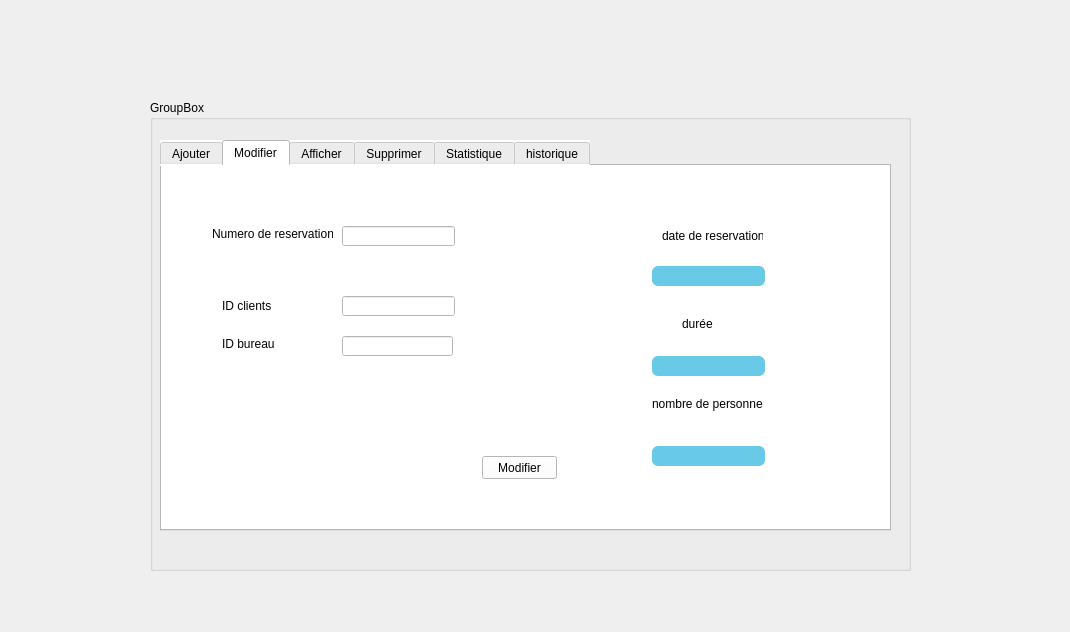
<?xml version="1.0" encoding="UTF-8"?>
<ui version="4.0">
 <class>gestionreservation</class>
 <widget class="QWidget" name="gestionreservation">
  <property name="geometry">
   <rect>
    <x>0</x>
    <y>0</y>
    <width>1070</width>
    <height>632</height>
   </rect>
  </property>
  <property name="windowTitle">
   <string>Form</string>
  </property>
  <widget class="QGroupBox" name="groupBox">
   <property name="geometry">
    <rect>
     <x>150</x>
     <y>100</y>
     <width>761</width>
     <height>471</height>
    </rect>
   </property>
   <property name="title">
    <string>GroupBox</string>
   </property>
   <widget class="QTabWidget" name="historique_2">
    <property name="geometry">
     <rect>
      <x>10</x>
      <y>40</y>
      <width>731</width>
      <height>391</height>
     </rect>
    </property>
    <property name="styleSheet">
     <string notr="true">background-color:rgb(255, 255, 255)</string>
    </property>
    <property name="currentIndex">
     <number>1</number>
    </property>
    <widget class="QWidget" name="tab_2">
     <attribute name="title">
      <string>Ajouter</string>
     </attribute>
     <widget class="QLabel" name="label">
      <property name="geometry">
       <rect>
        <x>40</x>
        <y>120</y>
        <width>121</width>
        <height>20</height>
       </rect>
      </property>
      <property name="styleSheet">
       <string notr="true">color :rgb(170, 170, 255);
font: 14pt &quot;MS Shell Dlg 2&quot;;</string>
      </property>
      <property name="text">
       <string>ID clients</string>
      </property>
     </widget>
     <widget class="QLineEdit" name="lineEdit">
      <property name="geometry">
       <rect>
        <x>250</x>
        <y>120</y>
        <width>113</width>
        <height>20</height>
       </rect>
      </property>
      <property name="styleSheet">
       <string notr="true">background-color:rgb(104, 202, 231);
  border-radius: 6px;
  border: none;
color:rgb(255, 255, 255);</string>
      </property>
     </widget>
     <widget class="QLabel" name="label_3">
      <property name="geometry">
       <rect>
        <x>450</x>
        <y>50</y>
        <width>181</width>
        <height>20</height>
       </rect>
      </property>
      <property name="styleSheet">
       <string notr="true">color :rgb(170, 170, 255);
font: 14pt &quot;MS Shell Dlg 2&quot;;</string>
      </property>
      <property name="text">
       <string>Date de reservation</string>
      </property>
     </widget>
     <widget class="QLabel" name="label_4">
      <property name="geometry">
       <rect>
        <x>40</x>
        <y>160</y>
        <width>111</width>
        <height>16</height>
       </rect>
      </property>
      <property name="styleSheet">
       <string notr="true">color :rgb(170, 170, 255);
font: 14pt &quot;MS Shell Dlg 2&quot;;</string>
      </property>
      <property name="text">
       <string>ID bureau</string>
      </property>
     </widget>
     <widget class="QLabel" name="label_5">
      <property name="geometry">
       <rect>
        <x>440</x>
        <y>140</y>
        <width>201</width>
        <height>16</height>
       </rect>
      </property>
      <property name="styleSheet">
       <string notr="true">color :rgb(170, 170, 255);
font: 14pt &quot;MS Shell Dlg 2&quot;;</string>
      </property>
      <property name="text">
       <string>Nombre de personnes</string>
      </property>
     </widget>
     <widget class="QLabel" name="label_6">
      <property name="geometry">
       <rect>
        <x>510</x>
        <y>210</y>
        <width>71</width>
        <height>16</height>
       </rect>
      </property>
      <property name="styleSheet">
       <string notr="true">color :rgb(170, 170, 255);
font: 14pt &quot;MS Shell Dlg 2&quot;;</string>
      </property>
      <property name="text">
       <string>Durée</string>
      </property>
     </widget>
     <widget class="QLabel" name="label_29">
      <property name="geometry">
       <rect>
        <x>40</x>
        <y>80</y>
        <width>221</width>
        <height>20</height>
       </rect>
      </property>
      <property name="styleSheet">
       <string notr="true">color :rgb(170, 170, 255);
font: 14pt &quot;MS Shell Dlg 2&quot;;</string>
      </property>
      <property name="text">
       <string>Numero de reservation</string>
      </property>
     </widget>
     <widget class="QLineEdit" name="lineEdit_15">
      <property name="geometry">
       <rect>
        <x>250</x>
        <y>80</y>
        <width>113</width>
        <height>20</height>
       </rect>
      </property>
      <property name="styleSheet">
       <string notr="true">background-color:rgb(178, 243, 255);
  border-radius: 6px;
  border: none;
color:rgb(255, 255, 255);</string>
      </property>
     </widget>
     <widget class="QLineEdit" name="lineEdit_6">
      <property name="geometry">
       <rect>
        <x>250</x>
        <y>160</y>
        <width>111</width>
        <height>20</height>
       </rect>
      </property>
      <property name="styleSheet">
       <string notr="true">background-color:rgb(15, 144, 190);
  border-radius: 6px;
  border: none;
color:rgb(255, 255, 255);</string>
      </property>
     </widget>
     <widget class="QLabel" name="label_2">
      <property name="geometry">
       <rect>
        <x>50</x>
        <y>240</y>
        <width>47</width>
        <height>14</height>
       </rect>
      </property>
      <property name="text">
       <string/>
      </property>
     </widget>
     <widget class="QPushButton" name="pushButton_5">
      <property name="geometry">
       <rect>
        <x>600</x>
        <y>310</y>
        <width>75</width>
        <height>23</height>
       </rect>
      </property>
      <property name="styleSheet">
       <string notr="true">background-color:rgb(67, 189, 226);
  border-radius: 6px;
  border: none;
color:rgb(255, 255, 255);</string>
      </property>
      <property name="text">
       <string>Ajouter</string>
      </property>
     </widget>
     <widget class="QPushButton" name="pushButton_4">
      <property name="geometry">
       <rect>
        <x>510</x>
        <y>310</y>
        <width>71</width>
        <height>23</height>
       </rect>
      </property>
      <property name="styleSheet">
       <string notr="true">background-color:rgb(67, 189, 226);
  border-radius: 6px;
  border: none;
color:rgb(255, 255, 255);</string>
      </property>
      <property name="text">
       <string>E-mail</string>
      </property>
     </widget>
     <widget class="QTableView" name="afficher_2">
      <property name="geometry">
       <rect>
        <x>40</x>
        <y>210</y>
        <width>401</width>
        <height>131</height>
       </rect>
      </property>
     </widget>
     <widget class="QLineEdit" name="lineEdit_4">
      <property name="geometry">
       <rect>
        <x>480</x>
        <y>100</y>
        <width>113</width>
        <height>20</height>
       </rect>
      </property>
      <property name="styleSheet">
       <string notr="true">background-color:rgb(104, 202, 231);
  border-radius: 6px;
  border: none;
color:rgb(255, 255, 255);</string>
      </property>
     </widget>
     <widget class="QLineEdit" name="lineEdit_5">
      <property name="geometry">
       <rect>
        <x>480</x>
        <y>180</y>
        <width>113</width>
        <height>20</height>
       </rect>
      </property>
      <property name="styleSheet">
       <string notr="true">background-color:rgb(104, 202, 231);
  border-radius: 6px;
  border: none;
color:rgb(255, 255, 255);</string>
      </property>
     </widget>
     <widget class="QLineEdit" name="lineEdit_7">
      <property name="geometry">
       <rect>
        <x>480</x>
        <y>240</y>
        <width>113</width>
        <height>20</height>
       </rect>
      </property>
      <property name="styleSheet">
       <string notr="true">background-color:rgb(104, 202, 231);
  border-radius: 6px;
  border: none;
color:rgb(255, 255, 255);</string>
      </property>
     </widget>
    </widget>
    <widget class="QWidget" name="tab_3">
     <attribute name="title">
      <string>Modifier</string>
     </attribute>
     <widget class="QLabel" name="label_9">
      <property name="geometry">
       <rect>
        <x>60</x>
        <y>170</y>
        <width>71</width>
        <height>16</height>
       </rect>
      </property>
      <property name="text">
       <string>ID bureau</string>
      </property>
     </widget>
     <widget class="QLineEdit" name="lineEdit_14">
      <property name="geometry">
       <rect>
        <x>180</x>
        <y>170</y>
        <width>111</width>
        <height>20</height>
       </rect>
      </property>
     </widget>
     <widget class="QLabel" name="label_10">
      <property name="geometry">
       <rect>
        <x>490</x>
        <y>230</y>
        <width>111</width>
        <height>16</height>
       </rect>
      </property>
      <property name="text">
       <string>nombre de personnes</string>
      </property>
     </widget>
     <widget class="QLineEdit" name="lineEdit_2">
      <property name="geometry">
       <rect>
        <x>180</x>
        <y>130</y>
        <width>113</width>
        <height>20</height>
       </rect>
      </property>
     </widget>
     <widget class="QLabel" name="label_30">
      <property name="geometry">
       <rect>
        <x>50</x>
        <y>60</y>
        <width>121</width>
        <height>16</height>
       </rect>
      </property>
      <property name="text">
       <string>Numero de reservation</string>
      </property>
     </widget>
     <widget class="QLineEdit" name="lineEdit_17">
      <property name="geometry">
       <rect>
        <x>180</x>
        <y>60</y>
        <width>113</width>
        <height>20</height>
       </rect>
      </property>
     </widget>
     <widget class="QLabel" name="label_11">
      <property name="geometry">
       <rect>
        <x>500</x>
        <y>60</y>
        <width>101</width>
        <height>20</height>
       </rect>
      </property>
      <property name="text">
       <string>date de reservation</string>
      </property>
     </widget>
     <widget class="QLabel" name="label_12">
      <property name="geometry">
       <rect>
        <x>60</x>
        <y>130</y>
        <width>71</width>
        <height>20</height>
       </rect>
      </property>
      <property name="text">
       <string>ID clients</string>
      </property>
     </widget>
     <widget class="QLabel" name="label_13">
      <property name="geometry">
       <rect>
        <x>520</x>
        <y>150</y>
        <width>51</width>
        <height>16</height>
       </rect>
      </property>
      <property name="text">
       <string>durée</string>
      </property>
     </widget>
     <widget class="QPushButton" name="pushButton_3">
      <property name="geometry">
       <rect>
        <x>320</x>
        <y>290</y>
        <width>75</width>
        <height>23</height>
       </rect>
      </property>
      <property name="text">
       <string>Modifier</string>
      </property>
     </widget>
     <widget class="QLineEdit" name="lineEdit_9">
      <property name="geometry">
       <rect>
        <x>490</x>
        <y>190</y>
        <width>113</width>
        <height>20</height>
       </rect>
      </property>
      <property name="styleSheet">
       <string notr="true">background-color:rgb(104, 202, 231);
  border-radius: 6px;
  border: none;
color:rgb(255, 255, 255);</string>
      </property>
     </widget>
     <widget class="QLineEdit" name="lineEdit_10">
      <property name="geometry">
       <rect>
        <x>490</x>
        <y>280</y>
        <width>113</width>
        <height>20</height>
       </rect>
      </property>
      <property name="styleSheet">
       <string notr="true">background-color:rgb(104, 202, 231);
  border-radius: 6px;
  border: none;
color:rgb(255, 255, 255);</string>
      </property>
     </widget>
     <widget class="QLineEdit" name="lineEdit_11">
      <property name="geometry">
       <rect>
        <x>490</x>
        <y>100</y>
        <width>113</width>
        <height>20</height>
       </rect>
      </property>
      <property name="styleSheet">
       <string notr="true">background-color:rgb(104, 202, 231);
  border-radius: 6px;
  border: none;
color:rgb(255, 255, 255);</string>
      </property>
     </widget>
    </widget>
    <widget class="QWidget" name="tab">
     <attribute name="title">
      <string>Afficher</string>
     </attribute>
     <widget class="QLabel" name="label_65">
      <property name="geometry">
       <rect>
        <x>70</x>
        <y>20</y>
        <width>101</width>
        <height>16</height>
       </rect>
      </property>
      <property name="text">
       <string>Trier par : </string>
      </property>
     </widget>
     <widget class="QLabel" name="label_66">
      <property name="geometry">
       <rect>
        <x>360</x>
        <y>20</y>
        <width>101</width>
        <height>16</height>
       </rect>
      </property>
      <property name="text">
       <string>Chercher par :</string>
      </property>
     </widget>
     <widget class="QTableView" name="afficher">
      <property name="geometry">
       <rect>
        <x>80</x>
        <y>110</y>
        <width>561</width>
        <height>211</height>
       </rect>
      </property>
     </widget>
     <widget class="QPushButton" name="pushButton_6">
      <property name="geometry">
       <rect>
        <x>150</x>
        <y>20</y>
        <width>75</width>
        <height>23</height>
       </rect>
      </property>
      <property name="text">
       <string>nombre de personne</string>
      </property>
     </widget>
     <widget class="QPushButton" name="pushButton_7">
      <property name="geometry">
       <rect>
        <x>150</x>
        <y>50</y>
        <width>75</width>
        <height>23</height>
       </rect>
      </property>
      <property name="text">
       <string>date</string>
      </property>
     </widget>
     <widget class="QPushButton" name="pushButton_8">
      <property name="geometry">
       <rect>
        <x>150</x>
        <y>80</y>
        <width>75</width>
        <height>23</height>
       </rect>
      </property>
      <property name="text">
       <string>duree</string>
      </property>
     </widget>
     <widget class="QPushButton" name="pushButton_9">
      <property name="geometry">
       <rect>
        <x>470</x>
        <y>60</y>
        <width>75</width>
        <height>23</height>
       </rect>
      </property>
      <property name="text">
       <string>chercher</string>
      </property>
     </widget>
     <widget class="QLineEdit" name="lineEdit_8">
      <property name="geometry">
       <rect>
        <x>440</x>
        <y>20</y>
        <width>113</width>
        <height>20</height>
       </rect>
      </property>
     </widget>
    </widget>
    <widget class="QWidget" name="tab_4">
     <attribute name="title">
      <string>Supprimer</string>
     </attribute>
     <widget class="QLabel" name="label_16">
      <property name="geometry">
       <rect>
        <x>100</x>
        <y>80</y>
        <width>47</width>
        <height>14</height>
       </rect>
      </property>
      <property name="text">
       <string/>
      </property>
     </widget>
     <widget class="QLabel" name="label_17">
      <property name="geometry">
       <rect>
        <x>160</x>
        <y>100</y>
        <width>231</width>
        <height>16</height>
       </rect>
      </property>
      <property name="text">
       <string>Donner le numero de reservaton a supprimer</string>
      </property>
     </widget>
     <widget class="QPushButton" name="pushButton">
      <property name="geometry">
       <rect>
        <x>260</x>
        <y>160</y>
        <width>75</width>
        <height>23</height>
       </rect>
      </property>
      <property name="text">
       <string>confirmer</string>
      </property>
     </widget>
     <widget class="QPushButton" name="pushButton_2">
      <property name="geometry">
       <rect>
        <x>370</x>
        <y>160</y>
        <width>75</width>
        <height>23</height>
       </rect>
      </property>
      <property name="text">
       <string>Annuler</string>
      </property>
     </widget>
     <widget class="QLineEdit" name="lineEdit_3">
      <property name="geometry">
       <rect>
        <x>410</x>
        <y>100</y>
        <width>113</width>
        <height>20</height>
       </rect>
      </property>
     </widget>
    </widget>
    <widget class="QWidget" name="tab_9">
     <attribute name="title">
      <string>Statistique</string>
     </attribute>
     <widget class="QPushButton" name="pushButton_10">
      <property name="geometry">
       <rect>
        <x>300</x>
        <y>130</y>
        <width>75</width>
        <height>23</height>
       </rect>
      </property>
      <property name="text">
       <string>STAT</string>
      </property>
     </widget>
    </widget>
    <widget class="QWidget" name="historique">
     <attribute name="title">
      <string>historique</string>
     </attribute>
     <widget class="QTableView" name="afficher_3">
      <property name="geometry">
       <rect>
        <x>80</x>
        <y>70</y>
        <width>561</width>
        <height>261</height>
       </rect>
      </property>
     </widget>
     <widget class="QPushButton" name="pushButton_11">
      <property name="geometry">
       <rect>
        <x>330</x>
        <y>30</y>
        <width>75</width>
        <height>23</height>
       </rect>
      </property>
      <property name="text">
       <string>Afficher</string>
      </property>
     </widget>
    </widget>
   </widget>
  </widget>
 </widget>
 <resources/>
 <connections/>
</ui>
